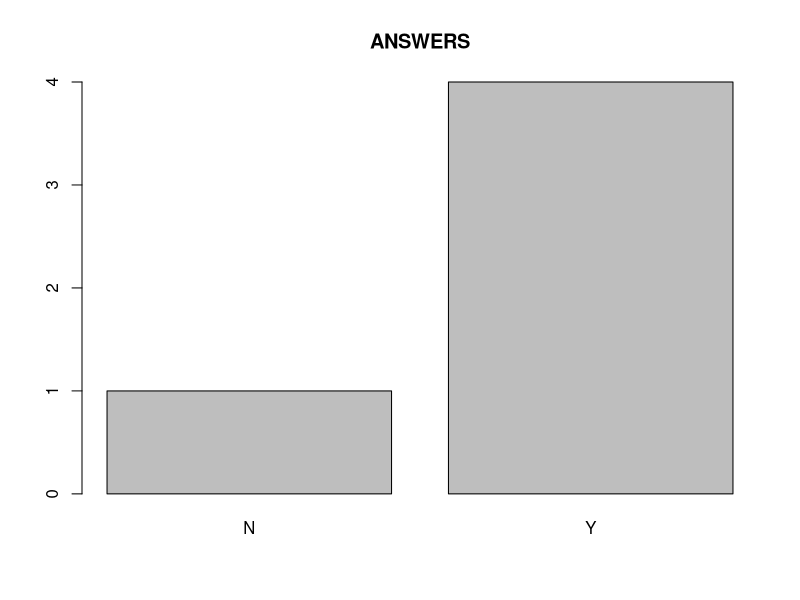
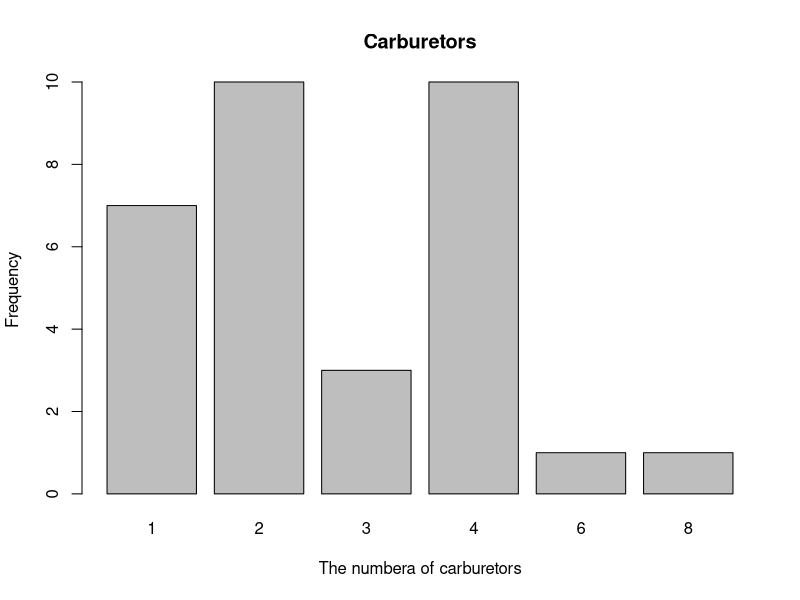
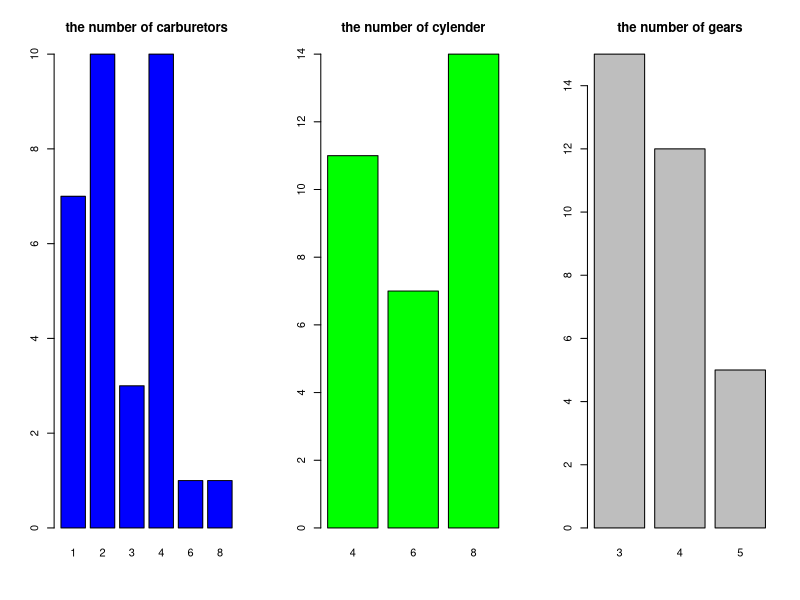
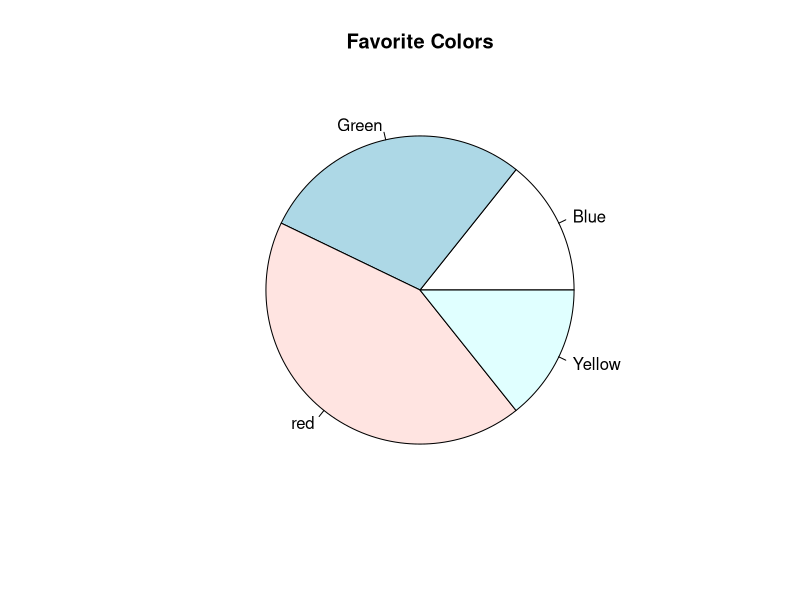
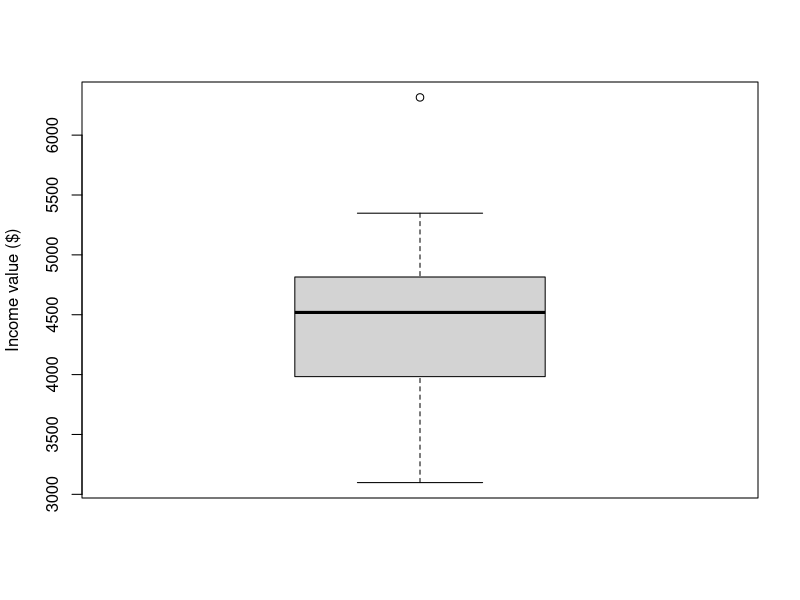
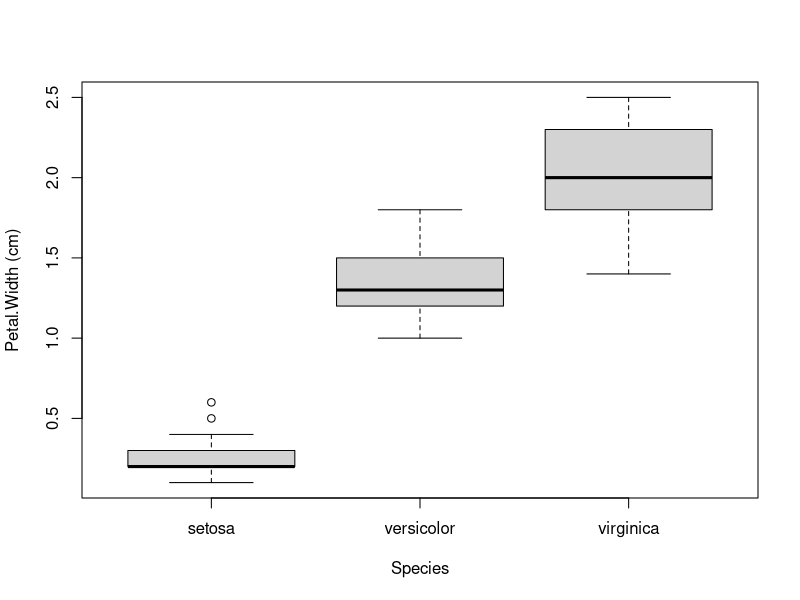
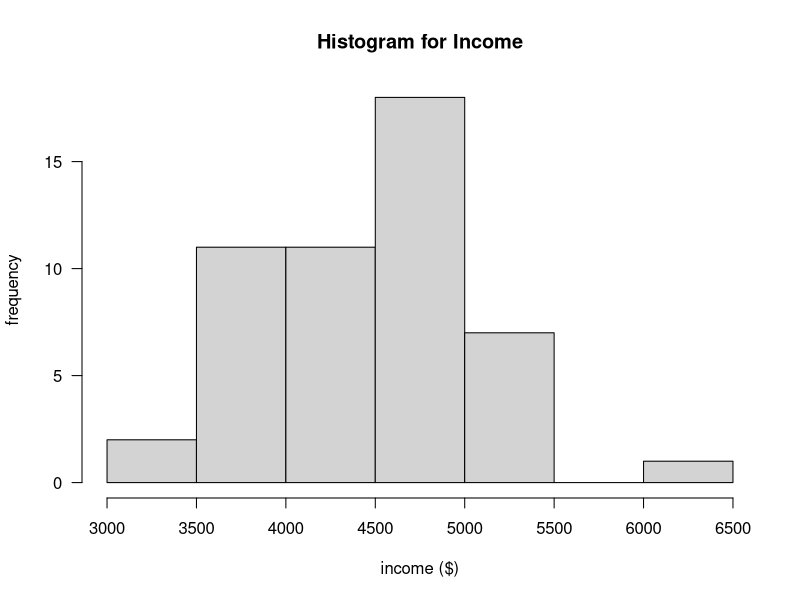

Reproduce these figures in R, in order.
## https://jjeongil.tistory.com/331?category=691385

##Qualitative data
#Frequency Table
ans = c("Y", "Y", "N", "Y", "Y")
table(ans) #Frequency
table(ans) / length(ans) #ratio

#bar graph
sum <- table(ans)
barplot(sum, main="ANSWERS")

#Case
head(mtcars)
carb <- mtcars[,"carb"]
table(carb)
barplot(table(carb), main="Carburetors", xlab="The numbera of carburetors", ylab="Frequency")

##display multiple graphs in one window
#make window
par(mfrow=c(1,3))

#plot 1
barplot(table(mtcars$carb), main="the number of carburetors", col="blue")
#plot 2
barplot(table(mtcars$cyl), main="the number of cylender", col="green")
#plot 3
barplot(table(mtcars$gear), main="the number of gears", col="grey")

##Pie Graph

par (mfrow=c(1,1))

favorite.color <- c("red", "Green", "Yellow", "Blue", "Green", "red", "red")
sum <- table(favorite.color)

pie(sum, main="Favorite Colors")

##Quantitative data
mydata <- sample(1:100, 5) 
mydata.big <- c(mydata, 10^10)

mean(mydata);mean(mydata.big)
median(mydata); median(mydata.big)

mean(mydata, trim=0.2);mean(mydata.big, trim=0.2)

quantile(mydata);quantile(mydata.big)
quantile(mydata, (0:10)/10)

summary(mydata);summary(mydata.big)

fivenum(mydata)

diff(range(mydata)); diff(range(mydata.big))
var(mydata); var(mydata.big)
sd(mydata); sd(mydata.big)

##box plot or Box whisker plot
head(state.x77)

st.income <- state.x77[,"Income"]
boxplot(st.income, ylab="Income value ($)")

boxplot(Petal.Width~Species, data=iris, ylab="Petal.Width (cm)")

##barplot vs histogram
hist(st.income, main="Histogram for Income", ylab="frequency", xlab="income ($)", las=1, breaks=8)

#stem leaf..
score <- sample(1:100,10)
stem(score, scale=2)